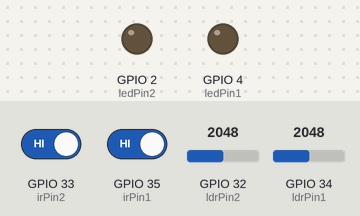
The sketch below on a simulated ESP32. Shown: output pins drawn as LEDs (lit = HIGH). The test bench sets the inputs (shaded band); at power-on: GPIO 32 (ldrPin2) = 2048, GPIO 34 (ldrPin1) = 2048, GPIO 33 (irPin2) HIGH, GPIO 35 (irPin1) HIGH. WiFi joins after 1.5 s; servers stay silent unless stated.

Above: at 4.0 s.
4.1 s: GPIO 32 (ldrPin2) set to 2932
6.0 s: GPIO 32 (ldrPin2) set to 3059
At 7.8 s:
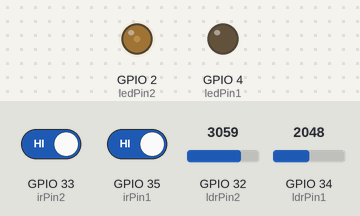
8.3 s: GPIO 34 (ldrPin1) set to 2961
10.0 s: GPIO 34 (ldrPin1) set to 3065
At 12.0 s:
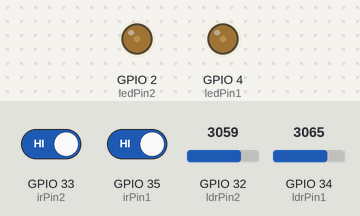
12.3 s: GPIO 33 (irPin2) driven LOW
At 13.6 s:
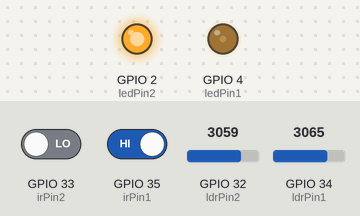
14.3 s: GPIO 35 (irPin1) driven LOW
At 15.1 s:
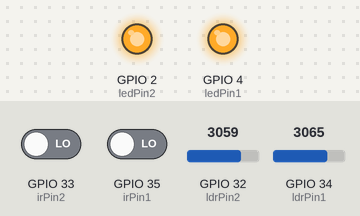
Timing chart, 0 to 17.3 s (numbered marks = the images above; inputs shaded):
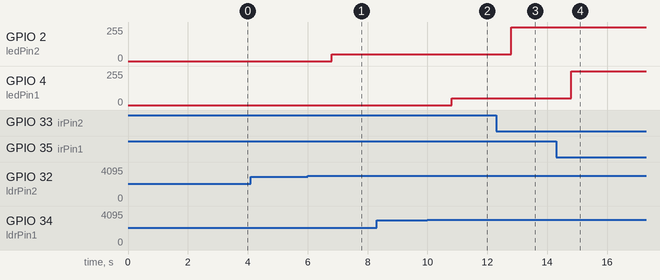

Measured:
- the behaviour switches between 2999 and 3000 on GPIO 32 (ldrPin2) (found by bisection; images 0 and 1)
- the behaviour switches between 2999 and 3000 on GPIO 34 (ldrPin1) (found by bisection; images 1 and 2)
- after the input at 4.1 s, every drawn part: stays the same
- after the input at 6.0 s, GPIO 2 (ledPin2): 0/255 → 50/255 after 0.80 s
- after the input at 8.3 s, every drawn part: stays the same
- after the input at 10.0 s, GPIO 4 (ledPin1): 0/255 → 50/255 after 0.80 s
- after the input at 12.3 s, GPIO 2 (ledPin2): 50/255 → 255/255 after 0.50 s
- after the input at 14.3 s, GPIO 4 (ledPin1): 50/255 → 255/255 after 0.50 s

The sketch:

SmartStreetLight.ino
```cpp
#define BLYNK_TEMPLATE_ID "TMPL3qeyDalVN"
#define BLYNK_TEMPLATE_NAME "led"
#define BLYNK_AUTH_TOKEN "xT5LKHx6W7fuAoQSFoB5fhYqco5V5oef"
#define BLYNK_PRINT Serial

#include <WiFi.h>
#include <WiFiClient.h>
#include <BlynkSimpleEsp32.h>

const int ldrPin1 = 34;   // GPIO pin connected to the first LDR
const int ledPin1 = 4;    // GPIO pin connected to the first LED
const int irPin1 = 35;    // GPIO pin connected to the first IR sensor

const int ldrPin2 = 32;   // GPIO pin connected to the second LDR
const int ledPin2 = 2;    // GPIO pin connected to the second LED
const int irPin2 = 33;    // GPIO pin connected to the second IR sensor

bool automaticMode = true; // Automatic mode is on by default

char auth[] = BLYNK_AUTH_TOKEN;
char ssid[] = "Resh";
char pass[] = "244466666";

BlynkTimer timer;

void setup() {
  pinMode(ldrPin1, INPUT);
  pinMode(ledPin1, OUTPUT);
  pinMode(irPin1, INPUT_PULLUP); // Using INPUT_PULLUP to avoid floating pin

  pinMode(ldrPin2, INPUT);
  pinMode(ledPin2, OUTPUT);
  pinMode(irPin2, INPUT_PULLUP); // Using INPUT_PULLUP to avoid floating pin

  Serial.begin(115200);
  delay(1000);
  Blynk.begin(auth, ssid, pass);
  timer.setInterval(1000L, readSensors); // Set interval to read sensors every second
}

void loop() {
  Blynk.run();
  timer.run();
}

void readSensors() {
  // Read and process the first set of sensors and LED
  int ldrValue1 = analogRead(ldrPin1); // Read the first LDR value
  int scaledLdrValue1 = map(ldrValue1, 0, 4095, 0, 500); // Scale the first LDR value to 0-500 range for the gauge
  Blynk.virtualWrite(V5, scaledLdrValue1); // Update Gauge with scaled LDR value

  int irValue1 = digitalRead(irPin1); // Read the first IR sensor value

  if (automaticMode) {
    if (ldrValue1 < 3000) {
      // If light intensity is low, turn off the first LED
      analogWrite(ledPin1, LOW); // Turn off the first LED
    } else {
      // If light intensity is high, control the first LED based on the IR sensor
      if (irValue1 == LOW) {
        // If the first IR sensor detects motion, increase the first LED brightness
        analogWrite(ledPin1, 255); // Set the first LED brightness to maximum
      } else {
        // If the first IR sensor does not detect motion, set the first LED to dim brightness
        analogWrite(ledPin1, 50); // Set the first LED brightness to dim
      }
    }
  }

  // Read and process the second set of sensors and LED
  int ldrValue2 = analogRead(ldrPin2); // Read the second LDR value
  int scaledLdrValue2 = map(ldrValue2, 0, 4095, 0, 500); // Scale the second LDR value to 0-500 range for the gauge
  Blynk.virtualWrite(V6, scaledLdrValue2); // Update Gauge with scaled LDR value

  int irValue2 = digitalRead(irPin2); // Read the second IR sensor value

  if (automaticMode) {
    if (ldrValue2 < 3000) {
      // If light intensity is low, turn off the second LED
      analogWrite(ledPin2, LOW); // Turn off the second LED
    } else {
      // If light intensity is high, control the second LED based on the IR sensor
      if (irValue2 == LOW) {
        // If the second IR sensor detects motion, increase the second LED brightness
        analogWrite(ledPin2, 255); // Set the second LED brightness to maximum
      } else {
        // If the second IR sensor does not detect motion, set the second LED to dim brightness
        analogWrite(ledPin2, 50); // Set the second LED brightness to dim
      }
    }
  }
}

BLYNK_WRITE(D4) // Switch widget on D4 for the first LED
{
  int switchState = param.asInt(); // Get value from the switch (0 or 1)
  if (!automaticMode) { // Only use switch value in manual mode
    if (switchState == 1) {
      analogWrite(ledPin1, 255); // Turn on the first LED
    } else {
      analogWrite(ledPin1, LOW); // Turn off the first LED
    }
  }
}


BLYNK_WRITE(D2) // Switch widget on D2 for the second LED
{
  int switchState = param.asInt(); // Get value from the switch (0 or 1)
  if (!automaticMode) { // Only use switch value in manual mode
    if (switchState == 1) {
      analogWrite(ledPin2, 255); // Turn on the second LED
    } else {
      analogWrite(ledPin2, LOW); // Turn off the second LED
    }
  }
}

BLYNK_WRITE(D3) // Switch widget on D3 for automatic/manual mode
{
  int switchState = param.asInt(); // Get value from the switch (0 or 1)
  automaticMode = (switchState == 1); // Set automaticMode based on switch state
  if (automaticMode) {
    // If switching to automatic mode, ensure the LEDs are controlled by the sensors
    readSensors();
  } else {
    // If switching to manual mode, turn off both LEDs initially to await switch control
    analogWrite(ledPin1, LOW);
    analogWrite(ledPin2, LOW);
  }
}
```
